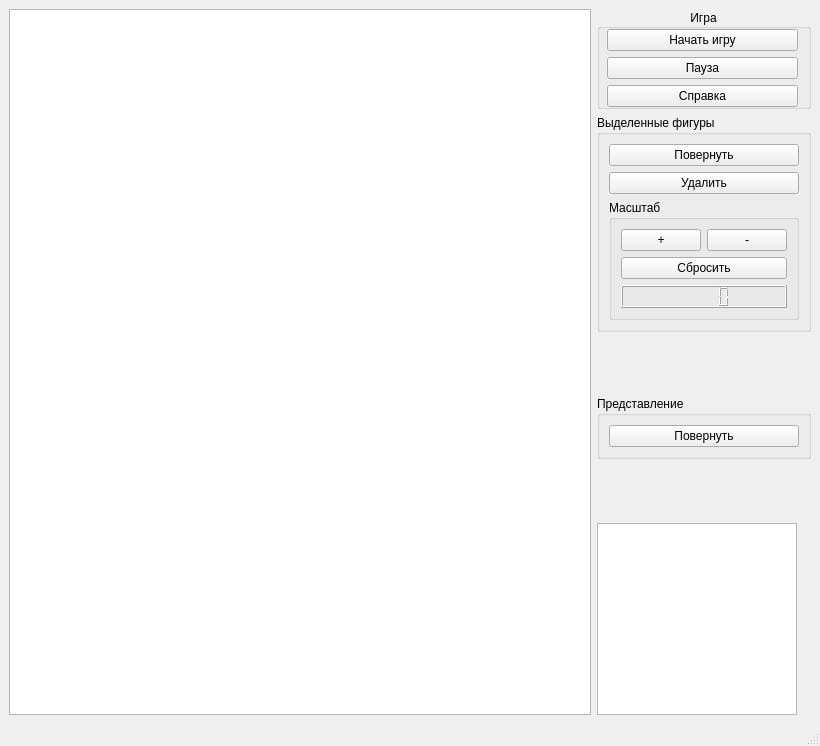
<?xml version="1.0" encoding="UTF-8"?>
<ui version="4.0">
 <class>MainWindow</class>
 <widget class="QMainWindow" name="MainWindow">
  <property name="geometry">
   <rect>
    <x>0</x>
    <y>0</y>
    <width>820</width>
    <height>746</height>
   </rect>
  </property>
  <property name="windowTitle">
   <string>MainWindow</string>
  </property>
  <widget class="QWidget" name="centralwidget">
   <layout class="QHBoxLayout" name="horizontalLayout">
    <item>
     <widget class="QGraphicsView" name="graphicsView"/>
    </item>
    <item>
     <layout class="QVBoxLayout" name="verticalLayout">
      <item>
       <widget class="QGroupBox" name="groupBox_5">
        <property name="minimumSize">
         <size>
          <width>20</width>
          <height>100</height>
         </size>
        </property>
        <property name="title">
         <string>Игра</string>
        </property>
        <property name="alignment">
         <set>Qt::AlignCenter</set>
        </property>
        <widget class="QWidget" name="verticalLayoutWidget">
         <property name="geometry">
          <rect>
           <x>10</x>
           <y>20</y>
           <width>191</width>
           <height>80</height>
          </rect>
         </property>
         <layout class="QVBoxLayout" name="verticalLayout_6">
          <item>
           <widget class="QPushButton" name="startButton">
            <property name="text">
             <string>Начать игру</string>
            </property>
           </widget>
          </item>
          <item>
           <widget class="QPushButton" name="pauseButton">
            <property name="text">
             <string>Пауза</string>
            </property>
           </widget>
          </item>
          <item>
           <widget class="QPushButton" name="aboutButton">
            <property name="text">
             <string>Справка</string>
            </property>
           </widget>
          </item>
         </layout>
        </widget>
       </widget>
      </item>
      <item>
       <widget class="QGroupBox" name="groupBox_2">
        <property name="title">
         <string>Выделенные фигуры</string>
        </property>
        <layout class="QVBoxLayout" name="verticalLayout_4">
         <item>
          <widget class="QPushButton" name="rotateButton">
           <property name="text">
            <string>Повернуть</string>
           </property>
          </widget>
         </item>
         <item>
          <widget class="QPushButton" name="removeButton">
           <property name="text">
            <string>Удалить</string>
           </property>
          </widget>
         </item>
         <item>
          <widget class="QGroupBox" name="groupBox_4">
           <property name="title">
            <string>Масштаб</string>
           </property>
           <layout class="QVBoxLayout" name="verticalLayout_2">
            <item>
             <layout class="QHBoxLayout" name="horizontalLayout_3">
              <item>
               <widget class="QPushButton" name="zoomInButton">
                <property name="text">
                 <string>+</string>
                </property>
               </widget>
              </item>
              <item>
               <widget class="QPushButton" name="zoomOutButton">
                <property name="text">
                 <string>-</string>
                </property>
               </widget>
              </item>
             </layout>
            </item>
            <item>
             <widget class="QPushButton" name="resetZoomButton">
              <property name="text">
               <string>Сбросить</string>
              </property>
             </widget>
            </item>
            <item>
             <widget class="QLCDNumber" name="counterLCD"/>
            </item>
           </layout>
          </widget>
         </item>
        </layout>
       </widget>
      </item>
      <item>
       <spacer name="verticalSpacer_2">
        <property name="orientation">
         <enum>Qt::Vertical</enum>
        </property>
        <property name="sizeHint" stdset="0">
         <size>
          <width>20</width>
          <height>40</height>
         </size>
        </property>
       </spacer>
      </item>
      <item>
       <widget class="QGroupBox" name="groupBox">
        <property name="title">
         <string>Представление</string>
        </property>
        <layout class="QVBoxLayout" name="verticalLayout_3">
         <item>
          <layout class="QHBoxLayout" name="horizontalLayout_2"/>
         </item>
         <item>
          <widget class="QPushButton" name="graphicsViewRotateButton">
           <property name="text">
            <string>Повернуть</string>
           </property>
          </widget>
         </item>
        </layout>
       </widget>
      </item>
      <item>
       <spacer name="verticalSpacer_4">
        <property name="orientation">
         <enum>Qt::Vertical</enum>
        </property>
        <property name="sizeHint" stdset="0">
         <size>
          <width>20</width>
          <height>40</height>
         </size>
        </property>
       </spacer>
      </item>
      <item>
       <widget class="ItemsWidget" name="listWidget">
        <property name="sizePolicy">
         <sizepolicy hsizetype="Minimum" vsizetype="Expanding">
          <horstretch>0</horstretch>
          <verstretch>0</verstretch>
         </sizepolicy>
        </property>
        <property name="maximumSize">
         <size>
          <width>200</width>
          <height>16777215</height>
         </size>
        </property>
       </widget>
      </item>
     </layout>
    </item>
   </layout>
  </widget>
  <widget class="QMenuBar" name="menubar">
   <property name="geometry">
    <rect>
     <x>0</x>
     <y>0</y>
     <width>820</width>
     <height>20</height>
    </rect>
   </property>
  </widget>
  <widget class="QStatusBar" name="statusbar"/>
 </widget>
 <customwidgets>
  <customwidget>
   <class>ItemsWidget</class>
   <extends>QListWidget</extends>
   <header location="global">itemswidget.h</header>
  </customwidget>
 </customwidgets>
 <resources/>
 <connections/>
</ui>
